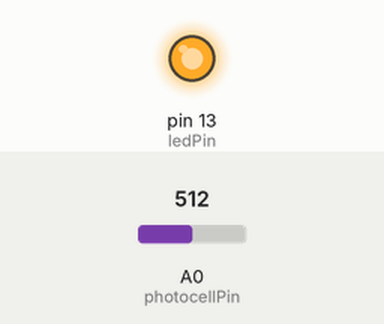
Recording of a sketch running on a simulated Arduino Uno, built with avr-gcc and run on an emulated ATmega328P. Parts: output pins drawn as LEDs (lit = HIGH). Inputs (shaded band) come from the test bench; at power-on: A0 (photocellPin) = 512.

Above: at 1.2 s.
1.3 s: A0 (photocellPin) set to 135
2.8 s: A0 (photocellPin) set to 115
At 3.2 s:
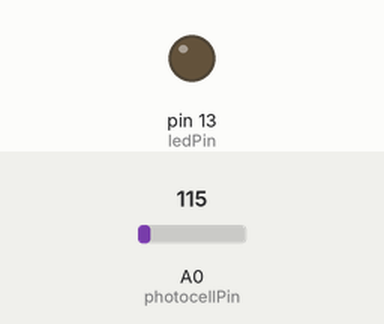
4.3 s: A0 (photocellPin) set to 306
At 5.5 s:
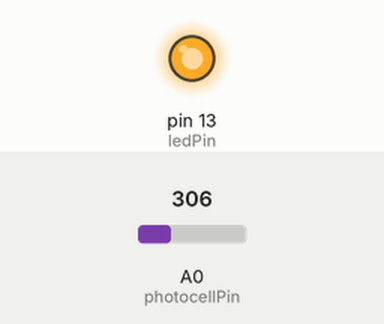
5.8 s: A0 (photocellPin) set to 122
At 6.7 s:
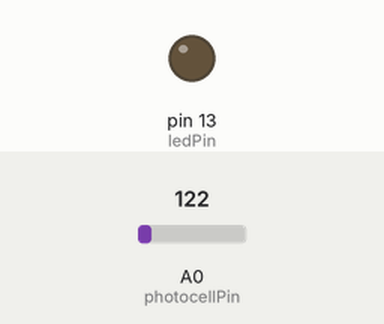
Timing chart, 0 to 8.3 s (numbered marks = the images above; inputs shaded):
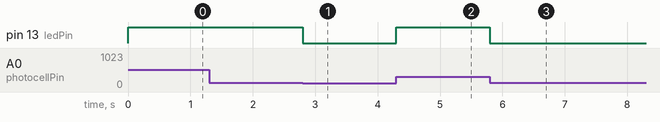

Measured:
- the behaviour switches between 128 and 127 on A0 (photocellPin) (found by bisection; images 0 and 1)
- after the input at 1.3 s, every drawn part: stays the same
- after the input at 2.8 s, pin 13 (ledPin): HIGH → LOW at once
- after the input at 4.3 s, pin 13 (ledPin): LOW → HIGH at once
- after the input at 5.8 s, pin 13 (ledPin): HIGH → LOW at once

The sketch:

LEDbrightnessLSRcontrol.ino
```cpp
int ledPin = 13;
int photocellPin = 0;

void setup()
{
  pinMode(ledPin, OUTPUT);
}

void loop()
{
  int reading = analogRead(photocellPin);

  analogWrite(ledPin, reading);
}
```
